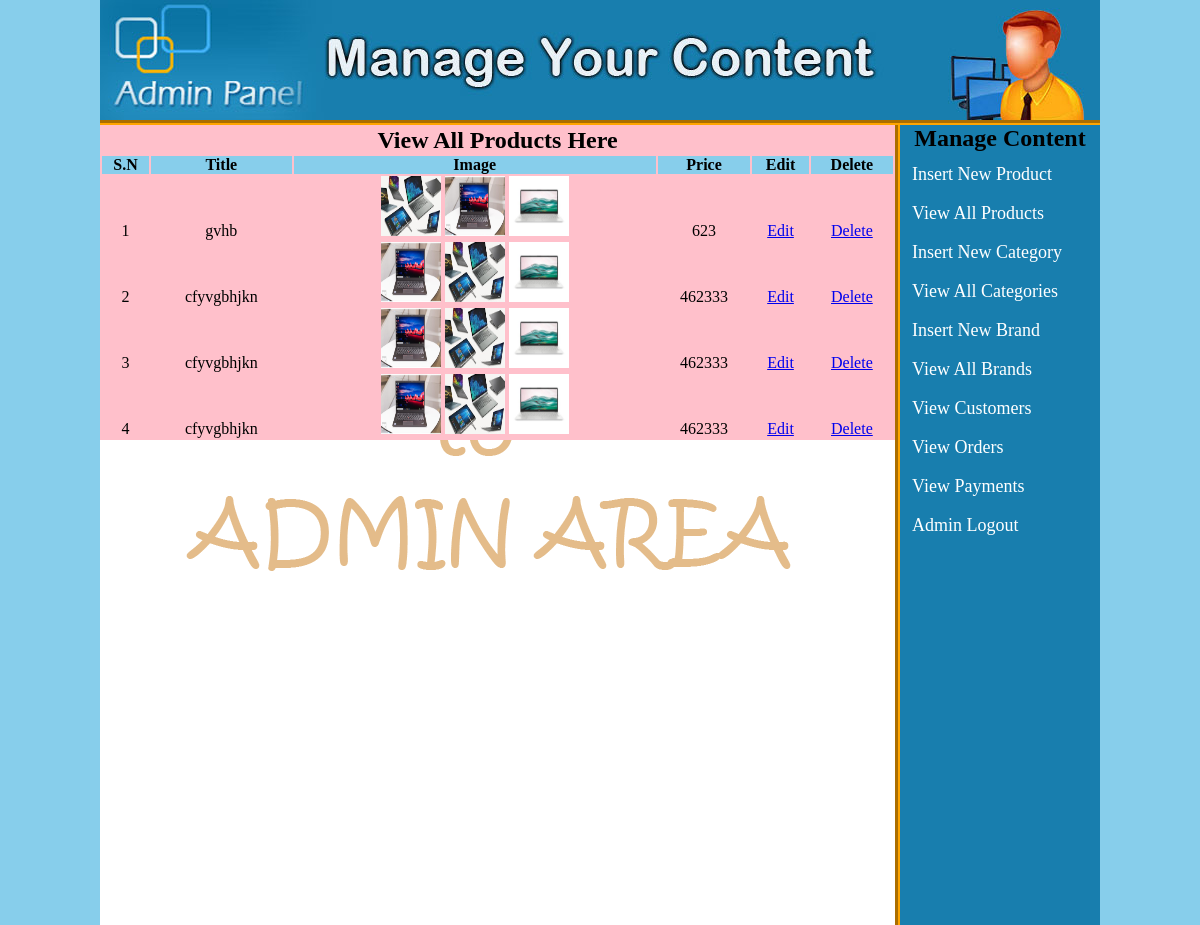
Page /admin_area/index.php?view_products (signed in) on the committed database.
### tables this page shows
CREATE TABLE IF NOT EXISTS `products` (
  `product_id` int(10) NOT NULL AUTO_INCREMENT,
  `cat_id` int(10) NOT NULL,
  `brand_id` int(10) NOT NULL,
  `date` timestamp NOT NULL DEFAULT CURRENT_TIMESTAMP ON UPDATE CURRENT_TIMESTAMP,
  `product_title` text NOT NULL,
  `product_img1` text NOT NULL,
  `product_img2` text NOT NULL,
  `product_img3` text NOT NULL,
  `product_price` int(10) NOT NULL,
  `product_des` text NOT NULL,
  `product_status` text NOT NULL,
  `product_keywords` tinytext,
  PRIMARY KEY (`product_id`)
);

### admin_area/view_products.php (the view)
<table width="795" align="center" bgcolor="pink">
    <tr align="center">
        <td colspan="6"><h2>View All Products Here</h2></td>
    </tr>
    <tr align="center" bgcolor="skyblue">
        <th>S.N</th>
        <th>Title</th>
        <th>Image</th>
        <th>Price</th>
        <th>Edit</th>
        <th>Delete</th>
    </tr>
    <?php
    include("includes/db.php");
    $get_pro = "select * from products";
    $run_pro = mysqli_query($con, $get_pro);
    $i = 0;
    while($row_pro=mysqli_fetch_array($run_pro)){
        $pro_id = $row_pro['product_id'];
        $pro_title = $row_pro['product_title'];
        $pro_img1 = $row_pro['product_img1'];
        $pro_img2 = $row_pro['product_img2'];
        $pro_img3 = $row_pro['product_img3'];
        $pro_price = $row_pro['product_price'];
        $i++;
    ?>
    <tr align = "center">
        <td><?php echo $i; ?></td>
        <td><?php echo $pro_title; ?></td>
        <td>
            <img src="product_image/<?php echo $pro_img1;?>" width="60" height="60"/>
            <img src="product_image/<?php echo $pro_img2;?>" width="60" height="60"/>
            <img src="product_image/<?php echo $pro_img3;?>" width="60" height="60"/>
        </td>
        <td><?php echo $pro_price; ?></td>
        <td><a href="index.php?edit_pro=<?php echo $pro_id; ?>">Edit</a></td>
        <td><a href="delete_pro.php?delete_pro=<?php echo $pro_id;?>">Delete</a></td>
    </tr>
    <?php } ?>
</table>

### admin_area/styles/style.css (style rules this page uses)
html, body, div, span, applet, object, iframe, h1, h2, h3, h4, h5, h6, p, blockquote, pre, a, abbr, acronym, address, big, cite, code, del, dfn, em, img, ins, kbd, q, s, samp, small, strike, strong, sub, sup, tt, var, b, u, i, center, dl, dt, dd, ol, ul, li, fieldset, form, label, legend, table, caption, tbody, tfoot, thead, tr, th, td, article, aside, canvas, details, embed, figure, figcaption, footer, header, hgroup, menu, nav, output, ruby, section, summary, time, mark, audio, video { margin: 0; padding: 0; border: 0; vertical-align: baseline; }
body { background: skyblue; }

### rows in the picture
products: product_title "gvhb", product_img1 (picture), product_img2 (picture), product_img3 (picture), product_price "623"
products: product_title "cfyvgbhjkn", product_img1 (picture), product_img2 (picture), product_img3 (picture), product_price "462333"
products: product_title "cfyvgbhjkn", product_img1 (picture), product_img2 (picture), product_img3 (picture), product_price "462333"
products: product_title "cfyvgbhjkn", product_img1 (picture), product_img2 (picture), product_img3 (picture), product_price "462333"
